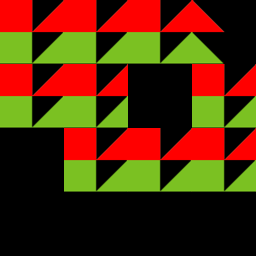

A level layout from a 2D game, rendered from its tile map. Below: a short description, then the map file with tile-grid data replaced by summaries:
An orthogonal 4x4 tile map with 64x64 px tiles, 3 tile layers (main0, objects, meta).

<map version="1.0" orientation="orthogonal" width="4" height="4" tilewidth="64" tileheight="64">
 <tileset firstgid="1" name="meta" tilewidth="64" tileheight="64">
  <image source="meta.png" width="128" height="96" />
  <tile id="1">
   <properties>
    <property name="special" value="spawnPoint" />
   </properties>
  </tile>
 </tileset>
 <layer name="main0" width="4" height="4">
  <data>[16 cells, 9 non-empty, 1 distinct tile ids]</data>
 </layer>
 <layer name="objects" width="4" height="4">
  <data>[16 cells, 1 non-empty, 1 distinct tile ids]</data>
 </layer>
 <layer name="meta" width="4" height="4">
  <data>[16 cells, 0 non-empty, 0 distinct tile ids]</data>
 </layer>
</map>
